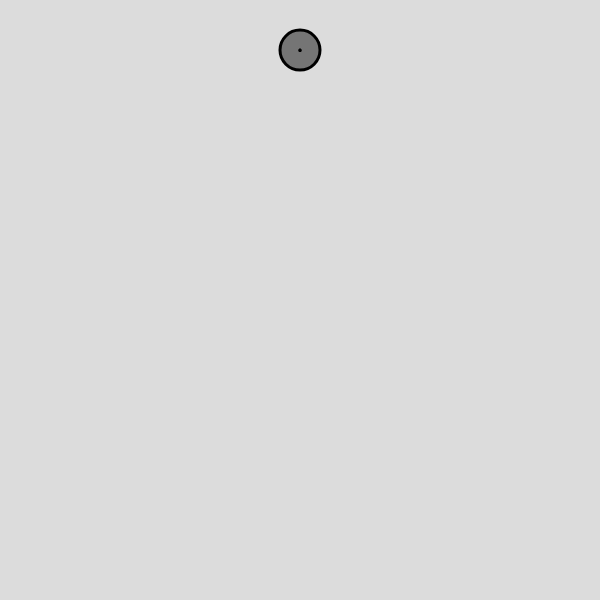
Frame 1 (no input)
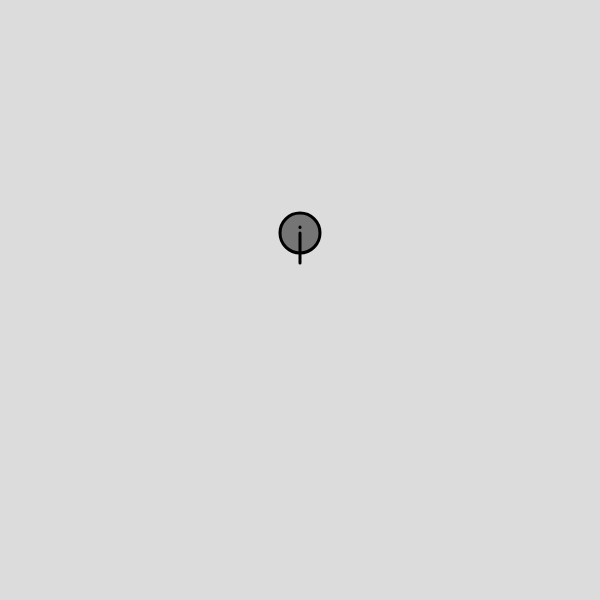
Frame 60 (no input)
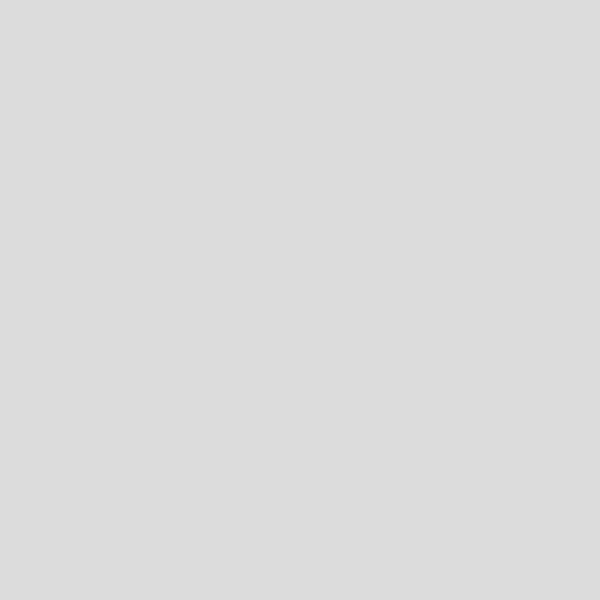
Frame 120 (the mouse pressed at the canvas centre since frame 60)

The p5.js sketch that drew these frames (run headless with seeded random() and noise() and a simulated clock; from frame 60 on, the mouse is pressed at the canvas centre):

// p5.js sketch
// ── sketch.js
let body;

function setup() {
  createCanvas(600, 600);

  body = new Body(300, 50);
}

function draw() {
  background(220);

  body.applyForce(createVector(0, 0.1));
  body.update();
  body.show();
}

// ── Body.js
class Body {
  constructor(x, y) {
    this.position = createVector(x, y);
    this.velocity = createVector(0, 0);
    this.acceleration = createVector(0, 0);

    this.mass = 1;

    this.debug = true; //for debug conditionals
  }

  applyForce(force) {
    let f = p5.Vector.div(force, this.mass);
    this.acceleration.add(f);

    // visualise force
    if (this.debug) {
      strokeWeight(3)
      stroke(0)
      f = force.copy();
      f.mult(5);
      line(this.position.x,
          this.position.y,
          this.position.x + f.x,
          this.position.y + f.y
      )
    }
  }

  update() {
    this.velocity.add(this.acceleration);
    this.position.add(this.velocity);
    this.acceleration.mult(0);

    // debug display forces
    if (this.debug) {
      // get velocity and scale for visualisation purposes only
      let lineVector = this.velocity.copy();
      lineVector.mult(5);

      // move to relative of body and return after drawn
      push();
      translate(this.position.x, this.position.y);
      
      strokeWeight(3);
      stroke(0);
      line(0, 0, lineVector.x, lineVector.y);
      pop();
    }
  }

  show() {
    fill(0, 120);
    circle(this.position.x, this.position.y, this.mass * 40);
  }
}
// ── style.css
html, body {
  padding: 0;
  color: rgb(0, 0, 0);
  background-color: rgb(0, 200, 255);
  display: block;
}

canvas {
  display: flex;
  margin: 5px;
  border: 5px solid rgb(0, 0, 0);
}
